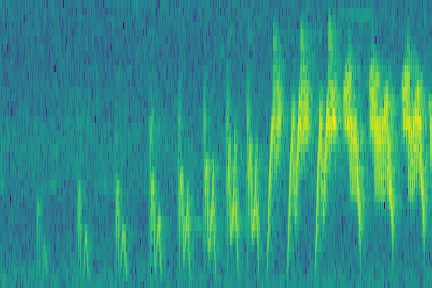
#> input picture Research/dataset/spectrogram_roi_dataset/Basileuterus bivittatus/Basileuterus bivittatus_spec_1.png, 432 x 288 px; its folder holds only this picture in this run
$ jupyter execute --allow-errors genPrepDataset.ipynb   (shell and % lines are left out)   (older library calls are emulated)
#> lines starting #> are read from the running program, lines starting #| are printed output that depends on the picture
# Generate and Prepare Dataset
In this notebook we'll generate our raw dataset of images of spectrograms of ROIs, augment our dataset to
increase its size, store the dataset info as a yaml file, and serialize it.

We'll also prepare our dataset by augmenting the dataset (shifting the images 10 pixels in a different direction 4   times), convert our images to graycale, making the images square, and organizing the dataset in an appropriate format.

[cell 1]
# dependencies
import pylab
from pylab import *
import wave
import openpyxl
import yaml
import os
import shutil
import _pickle as cpl # import cPickle
import tarfile
from six.moves import cPickle as pickle
from PIL import Image, ImageOps
from IPython.display import display as disp
from IPython.display import Image as Im
from scipy import ndimage
import random

In this notebook, we declare functions to obtain a dataset from an Excel ROI file.
Dataset will be a dictionary of form:
{
species:
    {
        min_freqs:[list]
        max_freqs:[list]
        start_time:[list]
        end_time:[list]
        recording name:[list]
    }
    ...
}
We also have a function to create a simplified dataset of form:
{
species:
    {
        min_freq:val
        max_freq:val
        avg_time:val
        recording name:[list]
    }
    ...
}

We will save these dictionaries as yaml files

### Get relevant info from wav files

[cell 2]
# [7 lines left out: function wavInfo, not called in this run]

### Get spectrogram info from a wav file
We'll obtain:
spectrum: 2-D array of periodograms of succesive
freqs: frequencies corresponding to rows in spectrum
t: times of midpoints in segments (columns in spectrum)

[cell 3]
# get info. don't graph
# [5 lines left out: function specInfo, not called in this run]
    #pylab.savefig("%s_spectrogram.png" % rec_file)

### Obtain the bounds of the spectrogram ROI we're going to build
We'll use a modified binary search to find the rightmost and leftmost values that meet our conditions.

[cell 4]
# search for the index of the leftmost value in an ordered array
# (of times or frequencies in our case) that still meet our criteria
# [27 lines left out: functions leftmostBinSearch, rightmostBinSearch, not called in this run]

[cell 5]
# [4 lines left out: function getBounds, not called in this run]

### Build spectrograms of ROI's
Returns the spectrum matrix with only the values we're interested in.

[cell 6]
# get modified spectrum of frequencies and times that matter to us
# [5 lines left out: function specMod, not called in this run]

[cell 7]
# based off: http://stackoverflow.com/questions/15961979/how-do-i-plot-a-spectrogram-the-same-way-that-pylabs-specgram-does
# plot the spectrogram of our region of interest
# [9 lines left out: function plotModSpecSimple, not called in this run]

[cell 8]
def speciesData(workbook):
#> in augmentAndProcessDataset, og_im is the input picture: PIL image 432x288 RGBA; mean R, G, B, A 48.4, 144.9, 132.3, 255
    roi_ws = openpyxl.load_workbook(workbook)['ROIs'] # should change accordingly to where and how you data is stored
    dataset = {}
    # needed format:
    # species specimen per row
    # columns: species name, start_time, end_time, min_freq, max_freq, recording name
    # columns A to F
    sheetMatrix = list(roi_ws.iter_rows())
    # remove row with column names and create array of keys per species. (e.g. start_time, end_time, ...)
    keys = sheetMatrix.pop(0)
    for row in sheetMatrix:
        speciesName = row[0].value
        if (speciesName not in dataset):
            dataset[speciesName] = {}
        for col in range(1,len(row)):
            cell = ''
            # change recording extension since we are dealing with wav files
            if (col == 5):
                cell = row[col].value.split('.')[0]
                cell += '.wav'
            else:
                cell = row[col].value
            # if per species key is not present add the key and add the value as the first element in a list
            if (keys[col].value not in dataset[speciesName]):
                dataset[speciesName][keys[col].value] = [cell]
            # append to the list of attributes
            else:
                dataset[speciesName][keys[col].value] = dataset[speciesName][keys[col].value] + [cell]
    return dataset

[cell 9]
# [6 lines left out: function dataToYAML, not called in this run]

[cell 10]
# [13 lines left out: functions findMax, findMin, not called in this run]

[cell 11]
# save our species data dictionary as a .yaml file for later use
workbook = '../dataset/validationsAndROIs.xlsx'
#> (the rest of this cell did not finish here and is left out)

### Generate our dataset
Now we'll use our previous functions to go through our generated dictionary and create a
Raw unprocessed dataset of spectrogram of ROIs in appropriate directories per species
and returning our dataset as a 2D array of dictionaries that contain our images.

[cell 12]
# [56 lines left out: function getRawSpecDataset, not called in this run]

#> (a cell that did not finish here is left out)

Finally, we'll package our dataset in a more manageble format by:
* archiving and compressing our dataset directory into a .tar.bz2 file
* serializing our dataset object into a folder of pickles (was recieving errors when
  I tried to serialize the whole object. maybe too big?)

[cell 14]
# [13 lines left out: function serializeDataset, not called in this run]

### Processing of Dataset
Here we'll process our dataset by changing the image dimmensions to a square and converting them to grayscale.

[cell 15]
#archiveAndCompress('../dataset/spectrogram_roi_dataset')
#archiveAndCompress('../dataset/pickle_data')

Running these functions should result in:
* .yaml file that contains the structure of our dataset
* a spectrogram_roi_dataset directory that contains directories of species and their ROI spectrograms
* a spectrogram_roi_dataset.tar.bz2
* a pickle_data direcrory that contains a pickle of the ROI spectrograms of each species
* a pickle_data.tar.bz2

[cell 16]
def squareAndGrayImage(image, size, path, species, name):
    # open our image and convert to grayscale
    # (needed since color channels add a third dimmension)
#> called with size = 100, path = '../dataset/processed_roi_dataset', species = 'Basileuterus bivittatus'
    im = image.convert('L')
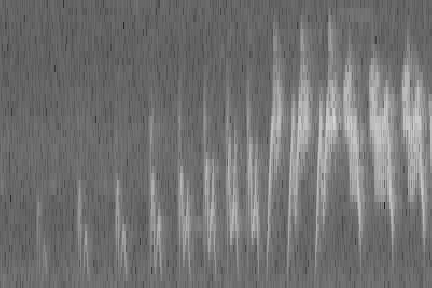
#> im: PIL image 432x288 L; min 30, max 215, mean 114.6
    # dimmensions of square image
    size = (size,size)
    # resize our image and adjust if image is not square. save our image
    proc_image = ImageOps.fit(im, size, Image.ANTIALIAS)
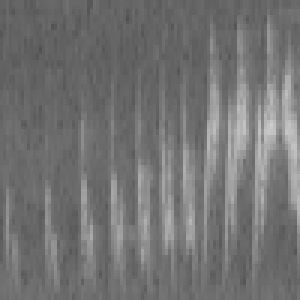
#> proc_image: PIL image 100x100 L (shown 3 times larger); min 79, max 205, mean 114.8
    proc_image.save(path + '/' + species + '/squared_' + name)
    return proc_image
    #print(ndimage.imread(path + '/' + species + '/squared_' + name).shape)

### Augment Dataset
Here we'll increase the size of our dataset by augmenting our current dataset.
We'll do this by shifting each image 10 pixels up, left, down, and right independently.

All credit to the augmentation code goes to my lab partner, [Ian Flores](https://github.com/ian-flores/Deep-Learning-Species-Identification/).

[cell 17]
def augmentAndProcessDataset(raw_dataset_path, processed_dataset_path):

    # this may have some solutions for more efficient shifting where we can
    # add values to not zero out part of our image:
    # https://stackoverflow.com/questions/30399534/shift-elements-in-a-numpy-array

    shift = ndimage.interpolation.shift

    if not os.path.exists(processed_dataset_path):
        os.makedirs(processed_dataset_path)
    else:
        shutil.rmtree(processed_dataset_path)
        os.makedirs(processed_dataset_path)

    for species in os.listdir(raw_dataset_path):
        s_images = os.listdir(raw_dataset_path + '/' + species)
        os.makedirs(processed_dataset_path + '/' + species)
        for image in s_images:
            og_im = Image.open(raw_dataset_path + '/' + species + '/' + image)
            proc_im = squareAndGrayImage(og_im, 100, processed_dataset_path, species, 'processed_og_'+image)
            im = np.asarray(proc_im, dtype=np.float32)
#> im: shape (100, 100) float32
            # consult Ian. was doing 11 shifts
            # consult about direction. produced files may be mislabeled
            # values are being zeroed out. may be a concern since
            # 10 pixel shift with 10 pixels zeroed out means we're losing 1-10%
            # of the image's data. could be as simple as making the images larger
            for i in range(1,11):
                format_im = im.reshape((100,100))

                im_left = shift(format_im, [-i,0])
                im_left = Image.fromarray(im_left)
                squareAndGrayImage(im_left, 100, processed_dataset_path, species, 'processed_left_sh_'+str(i)+'_'+image)

                im_up = shift(format_im, [0,-i])
                im_up = Image.fromarray(im_up)
                squareAndGrayImage(im_up, 100, processed_dataset_path, species, 'processed_up_sh_'+str(i)+'_'+image)

                im_right = shift(format_im, [i,0])
                im_right = Image.fromarray(im_right)
                squareAndGrayImage(im_right, 100, processed_dataset_path, species, 'processed_right_sh_'+str(i)+'_'+image)

                im_down = shift(format_im, [0,i])
                im_down = Image.fromarray(im_down)
                squareAndGrayImage(im_down, 100, processed_dataset_path, species, 'processed_down_sh_'+str(i)+'_'+image)
#> this loop made 10 passes
#> pass 1, in augmentAndProcessDataset, `im_up = shift(format_im, [0,-i])`:
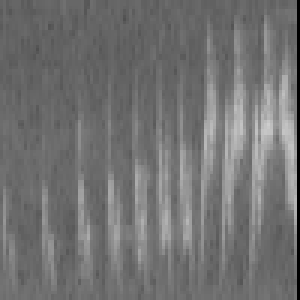
#> im_up: shape (100, 100) float32 (shown 3 times larger); min 0, max 205, mean 113.7
#> after the loop:
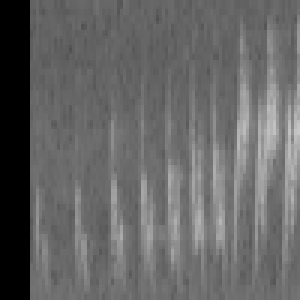
#> im_down: PIL image 100x100 F (shown 3 times larger); min 0, max 198, mean 102.2
#> after the loop:
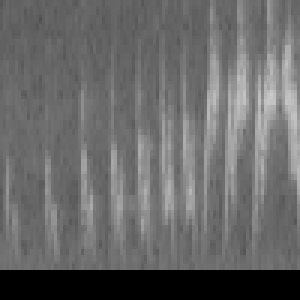
#> im_left: PIL image 100x100 F (shown 3 times larger); min 0, max 205, mean 104.6
#> (the rest of the program and of its run is left out)
